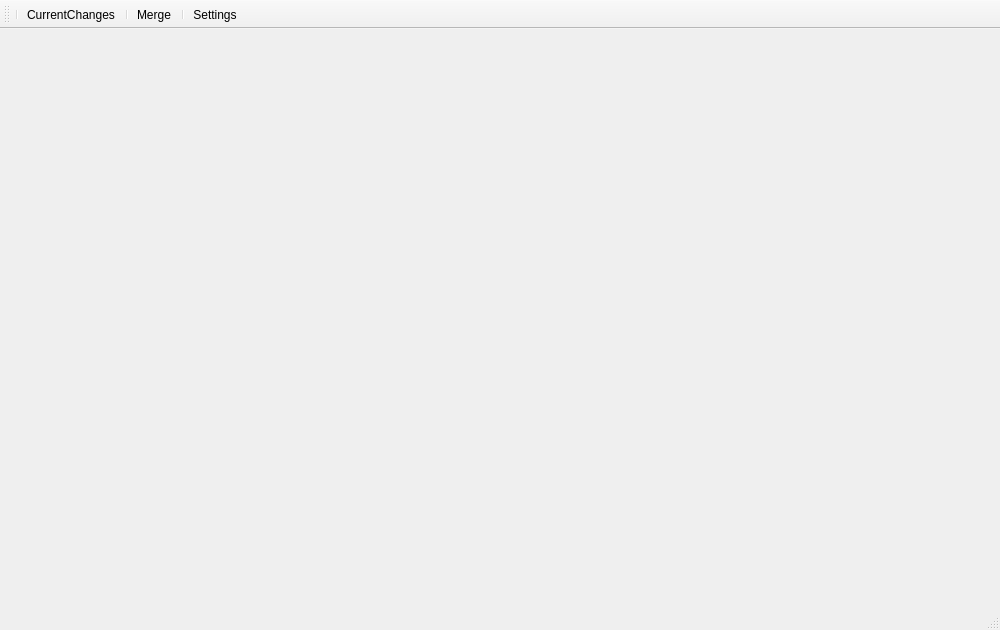
<?xml version="1.0" encoding="UTF-8"?>
<ui version="4.0">
 <class>MainWindow</class>
 <widget class="QMainWindow" name="MainWindow">
  <property name="geometry">
   <rect>
    <x>0</x>
    <y>0</y>
    <width>1000</width>
    <height>630</height>
   </rect>
  </property>
  <property name="windowTitle">
   <string>MainWindow</string>
  </property>
  <widget class="QWidget" name="centralWidget"/>
  <widget class="QToolBar" name="mainToolBar">
   <attribute name="toolBarArea">
    <enum>TopToolBarArea</enum>
   </attribute>
   <attribute name="toolBarBreak">
    <bool>false</bool>
   </attribute>
   <addaction name="separator"/>
   <addaction name="actionGoToChanges"/>
   <addaction name="separator"/>
   <addaction name="actionGoToMerges"/>
   <addaction name="separator"/>
   <addaction name="actionGoToSettings"/>
  </widget>
  <widget class="QStatusBar" name="statusBar"/>
  <widget class="QMenuBar" name="menuBar">
   <property name="geometry">
    <rect>
     <x>0</x>
     <y>0</y>
     <width>1000</width>
     <height>21</height>
    </rect>
   </property>
  </widget>
  <action name="actionGoToChanges">
   <property name="text">
    <string>CurrentChanges</string>
   </property>
   <property name="toolTip">
    <string>Cahnges</string>
   </property>
  </action>
  <action name="actionGoToMerges">
   <property name="text">
    <string>Merge</string>
   </property>
   <property name="toolTip">
    <string>Merge</string>
   </property>
  </action>
  <action name="actionGoToSettings">
   <property name="text">
    <string>Settings</string>
   </property>
   <property name="toolTip">
    <string>Settings</string>
   </property>
  </action>
 </widget>
 <layoutdefault spacing="6" margin="11"/>
 <resources/>
 <connections/>
</ui>
